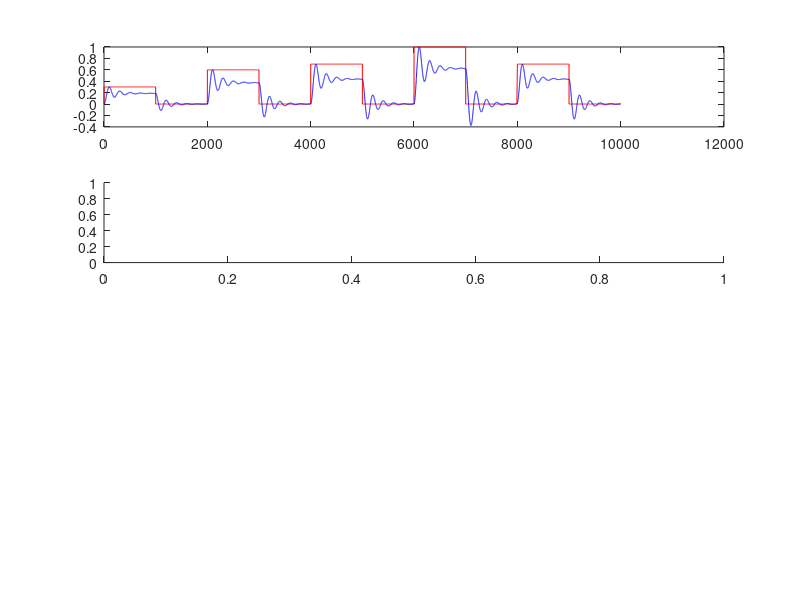

Source code (MATLAB): (Note: this script raises an error after producing the figure.)
% Clean up the Matlab workspace
clear; close all; clc;

% Load the database
fprintf("Loading database....\n");
load("mat-files/BASEDATOS_SIMULINK.mat");

yd = ST(:,2); % System response from Simulink
u = ST(:,1); % System setpoint from Simulink 

k = 1:1:size(yd);

subplot(4,1,1);
plot(k,u,'r',k,yd,'b');
hold on 

% Autocorrelation plots
subplot(4,1,2);
autocorr(yd,size(yd,1) - 1);
subplot(4,1,3);
parcorr(yd,100);

% Autoregressive Model
data = iddata(yd,u,0.01); % Simulation matrix
yarx = arx(data,[100,1,0]); % [na nb nk] na: Windows of the system response
ys1 = idsim(u,yarx); % Simulate the arx system
subplot(4,1,4);
plot(k,yd,'r',k,ys1,'b');
fprintf("Done!");



